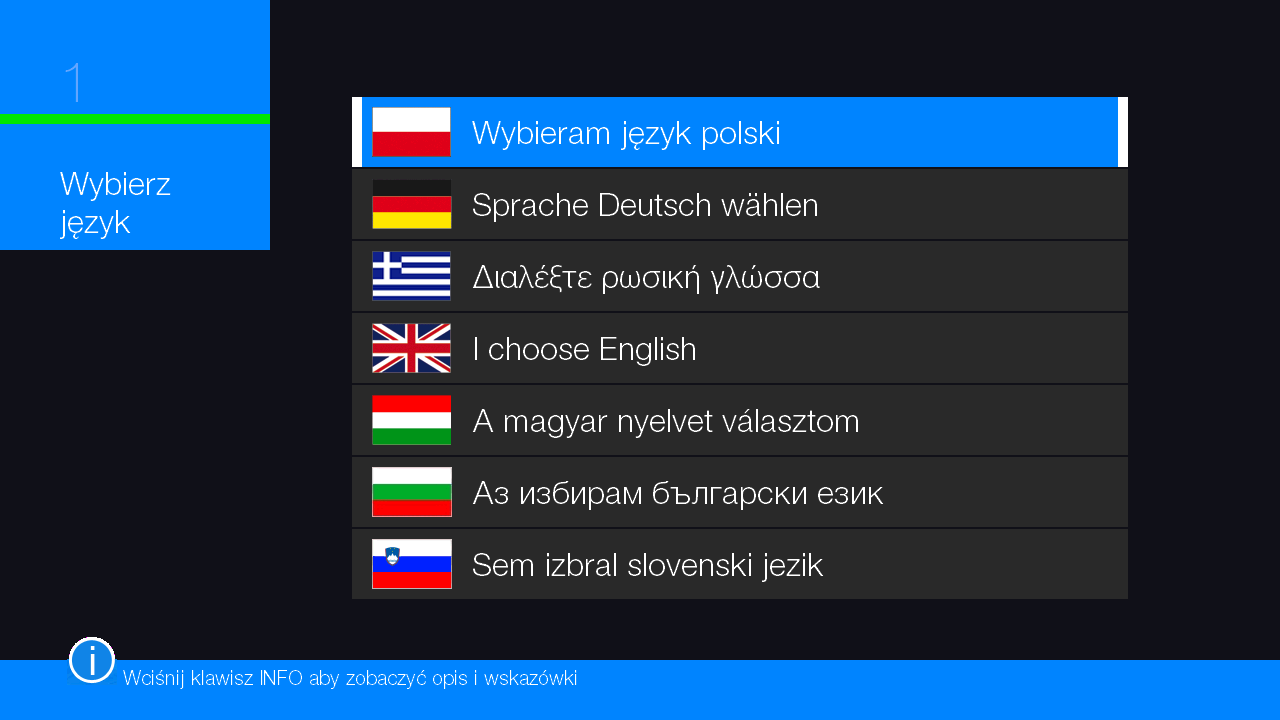
#> input picture golden/dump_maciej_screen_golden.png, 1280 x 720 px
$ python test_dump_maciej_screen_golden.py
#> lines starting #> are read from the running program, lines starting #| are printed output that depends on the picture; after the words box and inside, x2 and y2 are one past the last pixel; in counts of white or black regions, pixels touching at a corner belong together
### run_dump_maciej_capture_screen.py
"""
Screen capture self-test for dump_maciej.bin (slow, about 3 minutes): boots the
firmware into its application, captures what its OSD shows through the ALi
GE_M36F graphics engine into RAM, saves it as a PNG, and verifies pixel-by-pixel
against the saved golden reference image (golden/dump_maciej_screen_golden.png).

Nothing here is extracted from the flash image.  The firmware draws its UI
through the ALi GE_M36F graphics engine -- command lists of rectangle fills,
bitmap blits (palette lookup, RLE icons, colour key) and anti-aliased font
glyphs (4-bit glyphs expanded to an A8 mask and alpha-blended) -- which the
simulator now executes into RAM (ge_m36f.py).  The display engine has no fixed
framebuffer: GMA layer 0's base-address register 0xB8006304 points to a region
head in RAM that names the bitmap (here a 1280x720 ARGB1555 surface) and its
position; sim.capture_screen() follows it (gma_capture.py).

Every time the GE goes quiet after drawing, the screen is captured; a frame
that differs from the previous one is written as <out>_NN.png, the last one
also as <out>.png.

Usage:
  python run_dump_maciej_capture_screen.py [out.png] [minutes after the app banner, default 3]
  python run_dump_maciej_capture_screen.py --verify-only [image.png]

Exit code 0 if a non-trivial screen was captured and matches the golden reference.
"""
import os
import sys
import time

import numpy as np

import report_artifacts
from front_panel import make_panel
from simulator import AliMipsSimulator

BOOT_LIMIT_S = 15 * 60


def compare_images(rgb, golden_rgb):
    """Returns (diff_count, pct, max_diff, diff_mask)."""
    if rgb.shape != golden_rgb.shape:
        raise ValueError(f"Shape mismatch: {rgb.shape} vs {golden_rgb.shape}")
    diff_mask = (rgb != golden_rgb).any(axis=2)
    diff_count = int(diff_mask.sum())
    total_px = rgb.shape[0] * rgb.shape[1]
    pct = (diff_count / total_px) * 100.0
    max_diff = int(np.abs(rgb.astype(int) - golden_rgb.astype(int)).max()) if diff_count else 0
    return diff_count, pct, max_diff, diff_mask


# [122 lines left out: functions verify_against_golden, main, not called in this run]


# [2 lines that do not run on import are left out]

### report_artifacts.py
"""
Attach rendered images and front-panel displays to the self-test report.

A test that draws something calls image() with a PNG it saved (an OSD screen
capture, a difference map, ...) and panel() with the segment bytes of a
front-panel LED display; run_all_tests.py picks these up from the test's
output and shows them in report/index.html (report.py).  Both print one
machine-readable line to stdout:

  [REPORT_IMAGE] <path>\t<caption>
  [REPORT_PANEL] <hex segment bytes>\t<text>\t<caption>

so a test needs nothing but this module, and run on its own the lines are
just two more log lines.  out_dir() is where a test should save such files:
run_all_tests.py sets ALISIM_REPORT_DIR to a per-test directory under report/
(a plain run uses the current directory).
"""
import os

IMAGE_TAG = "[REPORT_IMAGE]"
PANEL_TAG = "[REPORT_PANEL]"


# [5 lines left out: function out_dir, not called in this run]


def path(name):
    """Full path for an image file `name` in out_dir()."""
    return os.path.join(out_dir(), name)


def image(file_path, caption=""):
    """Report a saved image (PNG) with a one-line caption."""
    print(f"{IMAGE_TAG} {os.path.abspath(file_path)}\t{_one_line(caption)}", flush=True)


# [6 lines left out: function panel, not called in this run]


def _one_line(s):
    return " ".join(str(s).split())

### test_dump_maciej_screen_golden.py
"""
Unit test (fast): verifies integrity of the saved golden screen reference
(golden/dump_maciej_screen_golden.png) and tests the self-test image comparison logic.
"""
import hashlib
import os
import sys

import numpy as np
from PIL import Image

import report_artifacts
import run_dump_maciej_capture_screen as capture_mod

EXPECTED_SHA256 = "94b48dc3e8a01a79569a681dc8bc3dab897f36c36d0e66d13bfcdbe6e69d5702"
EXPECTED_SHAPE = (720, 1280, 3)

fails = []


def check(cond, msg):
    print(("  [PASS] " if cond else "  [FAIL] ") + msg)
    if not cond:
        fails.append(msg)


def main():
    print("=== Unit test: dump_maciej golden screen reference integrity ===")
    golden_path = os.path.join(os.path.dirname(os.path.abspath(__file__)), "golden", "dump_maciej_screen_golden.png")

    check(os.path.exists(golden_path), f"golden image file exists ({os.path.basename(golden_path)})")
    if not os.path.exists(golden_path):
        sys.exit(1)

    img = np.array(Image.open(golden_path).convert("RGB"))
#> img is the input picture: shape (720, 1280, 3); mean R, G, B 29.2, 55.1, 82.8
    report_artifacts.image(golden_path, "the golden reference (dump_maciej's first wizard screen)")
    check(img.shape == EXPECTED_SHAPE, f"image resolution is {EXPECTED_SHAPE[1]}x{EXPECTED_SHAPE[0]} (got {img.shape})")

    pixel_hash = hashlib.sha256(img.tobytes()).hexdigest()
    check(pixel_hash == EXPECTED_SHA256, f"raw pixel SHA256 matches baseline ({pixel_hash[:16]}...)")

    colours = len(np.unique(img.reshape(-1, 3), axis=0))
#> colours = 571
    check(colours >= 16, f"image contains rich UI elements ({colours} unique colours)")

    # Test image comparison logic
    diff_count, pct, max_diff, _ = capture_mod.compare_images(img, img)
#> in compare_images, `diff_mask = (rgb != golden_rgb).any(axis=2)`: diff_mask: shape (720, 1280) bool; every value is 0
#> in compare_images, `diff_count = int(diff_mask.sum())`: diff_count = 0
#> diff_count = 0; pct = 0; max_diff = 0
    check(diff_count == 0 and pct == 0.0 and max_diff == 0, "compare_images on identical image returns 0 diff")

    # Test mismatch detection
    mutated = img.copy()
    mutated[100, 100] = (255 - mutated[100, 100, 0], 0, 0)
#> mutated: shape (720, 1280, 3); under 0.01% of pixels changed, all inside (x1, y1, x2, y2) = (100, 100, 101, 101)
    diff_count, pct, max_diff, _ = capture_mod.compare_images(img, mutated)
#> in compare_images (call 2), `diff_mask = (rgb != golden_rgb).any(axis=2)`:
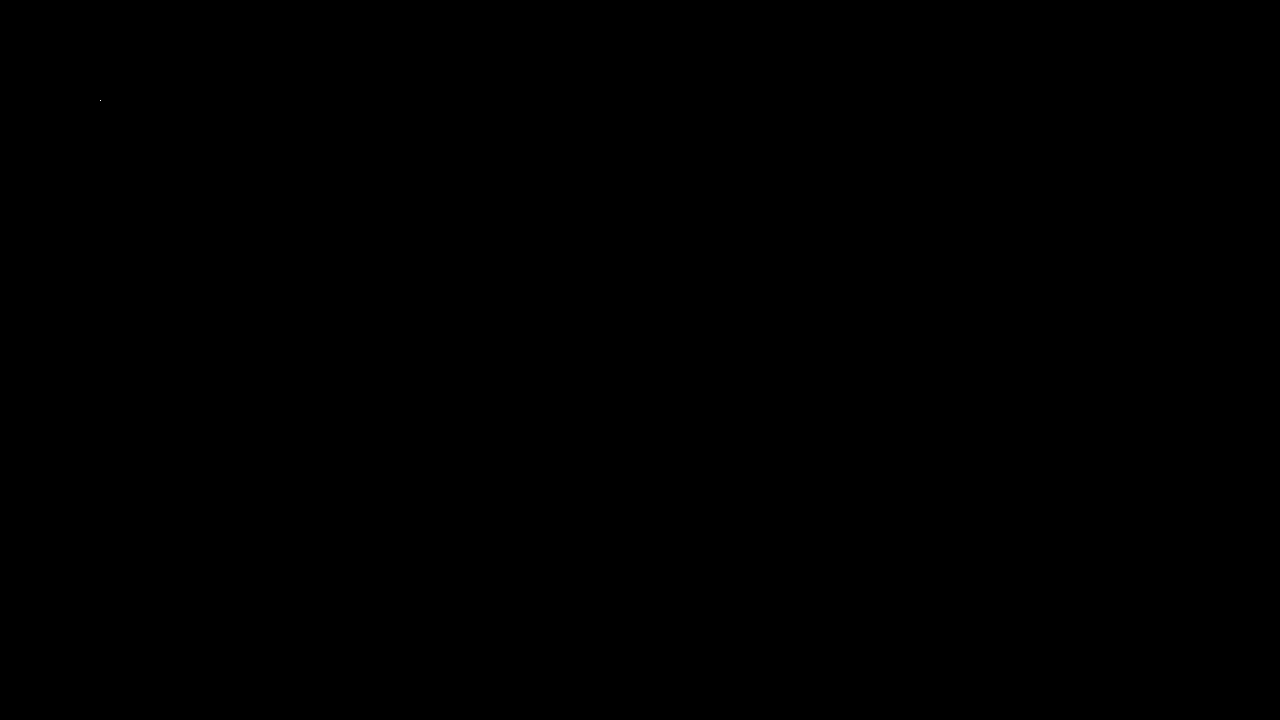
#> diff_mask: shape (720, 1280) bool; 0% white in thin lines or dots, all inside (x1, y1, x2, y2) = (100, 100, 101, 101)
#> in compare_images (call 2), `diff_count = int(diff_mask.sum())`: diff_count = 1
#> in compare_images (call 2), `pct = (diff_count / total_px) * 100.0`: pct = 0.000109
#> in compare_images (call 2), `max_diff = int(np.abs(rgb.astype(int) - golden_rgb.astype(int)).max())..`: max_diff = 255
#> diff_count = 1; pct = 0.000109; max_diff = 255
    check(diff_count == 1 and max_diff > 0, f"compare_images detects pixel mutations (diff: {diff_count})")

    try:
        capture_mod.compare_images(img, img[:100, :100])
        check(False, "compare_images on mismatched shape should raise ValueError")
    except ValueError:
        check(True, "compare_images rejects mismatched shape with ValueError")

    if fails:
        print(f"\n[FAIL] {len(fails)} check(s) failed")
        sys.exit(1)
    print("\n[PASS] golden screen reference and self-test comparison logic verified")
    sys.exit(0)
#> (the program exits here)
